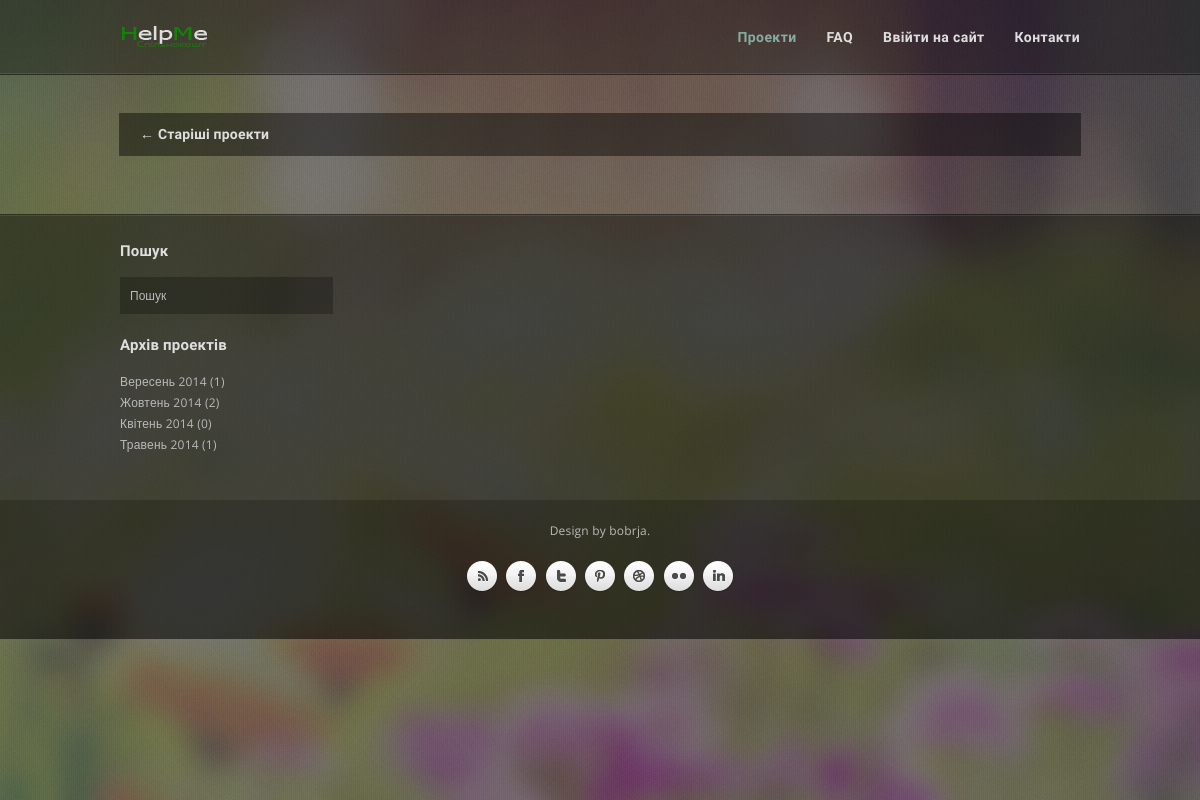
Page /helpme.if.ua/www/index.php on the earlier database version.
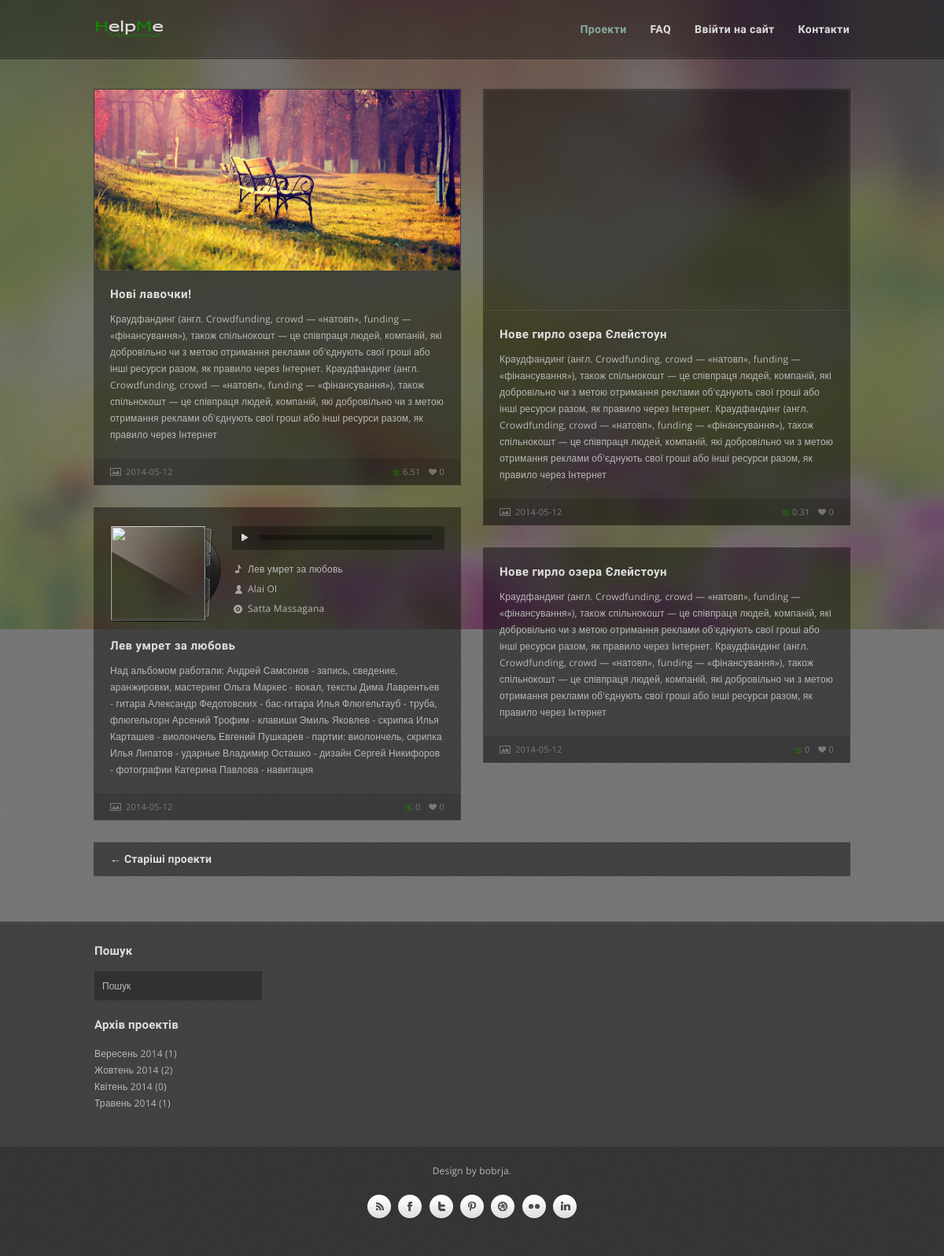
Same page on the later database version.
### tables this page shows
CREATE TABLE IF NOT EXISTS `projects` (
  `id` int(11) NOT NULL AUTO_INCREMENT,
  `name` varchar(250) NOT NULL,
  `shorttext` varchar(250) NOT NULL,
  `text` text NOT NULL,
  `money` double NOT NULL,
  `like` int(11) NOT NULL,
  `photo` text NOT NULL,
  `video` text NOT NULL,
  `audio` varchar(250) NOT NULL,
  `song` varchar(100) NOT NULL,
  `artist` varchar(100) NOT NULL,
  `album` varchar(100) NOT NULL,
  `date` date NOT NULL,
  `user_id` int(11) NOT NULL,
  PRIMARY KEY (`id`),
  KEY `user_id` (`user_id`),
  KEY `user_id_2` (`user_id`),
  KEY `user_id_3` (`user_id`)
);

### helpme.if.ua/www/php/print_projects.php (the view, shortened to what this page needs)
<?php
function print_projects()
{
    $sql = "SELECT * FROM projects";
    $result = mysql_query($sql);
    while ($row = mysql_fetch_array($result)) {
        if (!empty($row['photo']) && empty($row['video']) && empty($row['audio'])) {
            print "<div class='post format-image box'>";
            print "<div class='frame'><a href='post.php?id=".$row['id']."'>";
            print "<img src=" . $row['photo'] . " alt='' />";
            print "</a></div><h2 class='title'>";
            print "<a href='post.php?id=".$row['id']."'>" . $row['name'];
            print "</a></h2><p>" . $row['text'] . "</p>";
            print "<div class='details'>";
            print "<span class='icon-image'><a href='#'>" . $row['date'] . "</a></span>";
            print "<span class='likes'><a href='#' class='likeThis'>" . $row['like'] . "</a></span>";
            print "<span class='money'><a href='#' class='moneyThis'>" . $row['money'] . "</a></span>";
            print "</div></div>";
        } elseif (empty($row['photo']) && !empty($row['video']) && empty($row['audio'])) {
            print "<div class='post format-video box'>";
            print "<div class='video frame'>".$row['video']."</div><h2 class='title'>";
            print "<a href='post.php?id=".$row['id']."'>".$row['name'];
            print "</a></h2><p>" . $row['text'] . "</p>";
            print "<div class='details'>";
            print "<span class='icon-image'><a href='#'>" . $row['date'] . "</a></span>";
            print "<span class='likes'><a href='#' class='likeThis'>" . $row['like'] . "</a></span>";
            print "<span class='money'><a href='#' class='moneyThis'>" . $row['money'] . "</a></span>";
            print "</div></div>";
        } elseif (!empty($row['photo']) && empty($row['video']) && !empty($row['audio'])) {
            print "<div class='post format-audio box'>";
            print "<div class='audio-wrapper'><div class='vinyl'><dl><dt class='art'>";
            print "<img class='highlight' src='../style/images/vinyl.png' />";
            print "<img src=" . $row['photo'] . " alt='' /></dt>";
            print "<dd class='song'><div class='icon-song'></div>" . $row['song'] . "</dd>";
            print "<dd class='artist'><div class='icon-artist'></div>" . $row['artist'] . "</dd>";
            print "<dd class='album'><div class='icon-album'></div>" . $row['album'] . "</dd>";
            print "</dl></div><div class='clear'></div><div class='audio'>";
            print "<audio controls='' preload='none' src=" . $row['audio'] . "></audio></div></div>";
            print "<h2 class='title'>";
            print "<a href='post.php?id=".$row['id']."'>" . $row['name'];
            print "</a></h2><p>".$row['text']."</p><div class='details'>";
            print "<span class='icon-image'><a href='#'>" . $row['date'] . "</a></span>";
            print "<span class='likes'><a href='#' class='likeThis'>" . $row['like'] . "</a></span>";
            print "<span class='money'><a href='#' class='moneyThis'>" . $row['money'] . "</a></span>";
            print "</div></div>";
        } elseif (empty($row['photo']) && empty($row['video']) && empty($row['audio'])) {
            print "<div class='post format-standard box'>";
            print "<h2 class='title'>";
            print "<a href='post.php?id=".$row['id']."'>" . $row['name'];
            print "</a></h2><p>" . $row['text'] . "</p>";
            print "<div class='details'>";
            print "<span class='icon-image'><a href='#'>" . $row['date'] . "</a></span>";
            print "<span class='likes'><a href='#' class='likeThis'>" . $row['like'] . "</a></span>";
            print "<span class='money'><a href='#' class='moneyThis'>" . $row['money'] . "</a></span>";
            print "</div></div>";
        }
    }
}

### helpme.if.ua/www/index.php (shortened to what this page needs)
<?php
include ("php/print_head.php");
include("php/menu.php");
include("php/print_projects.php");
?>
<!DOCTYPE HTML>
<html lang="en-US">
<head>
    <?php
    print_head();
    ?>
</head>
<body>
<div class="scanlines"></div>
<div class="header-wrapper opacity">
    <div class="header">
        <div class="logo">
            <a href="index.php">
                <img src="style/images/logo.png" alt=""/>
            </a>
        </div>
        <?php
        menu();
        ?>
    </div>
</div>
<div class="wrapper">
    <div class="blog-wrap">
        <div class="blog-grid">
            <?php
            print_projects();
            ?>
        </div>
        <div id="navigation">
            <div class="nav-previous"><a href="#"><span class="meta-nav-prev">&larr; Старіші проекти</span></a></div>
        </div>
    </div>
</div>
<div class="footer-wrapper">
    <div id="footer" class="four">
        <div id="first" class="widget-area">
            <div class="widget widget_search">
                <h3 class="widget-title">Пошук</h3>
                <form class="searchform" method="get" action="#">
                    <input type="text" name="s" value="Пошук" onFocus="this.value=''" onBlur="this.value='Пошук'"/>
                </form>
            </div>
            <div class="widget widget_archive">
                <h3 class="widget-title">Архів проектів</h3>
                <ul>
                    <li><a href="#">Вересень 2014</a> (1)</li>
                    <li><a href="#">Жовтень 2014</a> (2)</li>
                    <li><a href="#">Квітень 2014</a> (0)</li>
                    <li><a href="#">Травень 2014</a> (1)</li>
                </ul>
            </div>
        </div>
    </div>
</div>
<div class="site-generator-wrapper">
    <center>
        <div class="site-generator">Design by <a href="http://bobrja.if.ua/">bobrja</a>.</div>
    </center>
    <ul class="social">
        <li><a class="rss" href="#"></a></li>
        <li><a class="facebook" href="#"></a></li>
        <li><a class="twitter" href="#"></a></li>
        <li><a class="pinterest" href="#"></a></li>
        <li><a class="dribbble" href="#"></a></li>
        <li><a class="flickr" href="#"></a></li>
        <li><a class="linkedin" href="#"></a></li>
    </ul>
</div>
</body>
</html>

### helpme.if.ua/www/php/print_head.php (shortened to what this page needs)
<?php
function print_head(){
    print <<<HERE
<meta charset="UTF-8">
<title>HelpMe</title>
<link rel="stylesheet" type="text/css" media="all" href="style.css" />
<link rel="stylesheet" type="text/css" href="style/css/media-queries.css" />
<link rel="stylesheet" type="text/css" href="style/js/player/mediaelementplayer.css" />
<link href='http://fonts.googleapis.com/css?family=Open+Sans:400,400italic,300italic,300,700,700italic|Open+Sans+Condensed:300,700' rel="stylesheet" type='text/css'>
<link type='text/css' href='style/css/basic.css' rel='stylesheet' media='screen' />
<!--[if lt IE 7]>
<link type='text/css' href='style/css/basic_ie.css' rel='stylesheet' media='screen' />
<![endif]-->
    <!--[if IE 8]>
<link rel="stylesheet" type="text/css" href="style/css/ie8.css" media="all" />
<![endif]-->
<!--[if IE 9]>
<link rel="stylesheet" type="text/css" href="style/css/ie9.css" media="all" />
<![endif]-->
<script type="text/javascript" src="style/js/jquery-1.7.2.min.js"></script>
<script type="text/javascript" src="style/js/ddsmoothmenu.js"></script>
<script type="text/javascript" src="style/js/retina.js"></script>
<script type="text/javascript" src="style/js/selectnav.js"></script>
<script type="text/javascript" src="style/js/jquery.masonry.min.js"></script>
<script type="text/javascript" src="style/js/jquery.fitvids.js"></script>
<script type="text/javascript" src="style/js/jquery.backstretch.min.js"></script>
<script type="text/javascript" src="style/js/mediaelement.min.js"></script>
<script type="text/javascript" src="style/js/mediaelementplayer.min.js"></script>
<script type="text/javascript" src="style/js/jquery.dcflickr.1.0.js"></script>
<script type="text/javascript" src="style/js/twitter.min.js"></script>
<script type="text/javascript">
	$.backstretch("style/images/bg/3.jpg");
</script>
HERE;
}

### helpme.if.ua/www/php/menu.php (shortened to what this page needs)
<?
function menu()
{
    $login = $_SESSION['login'];
    $password = $_SESSION['password'];
    if (empty($login) && empty($password)) {
        print <<<HERE
            <div id="menu-wrapper">
			<div id="menu" class="menu">
				<ul id="tiny">
					<li class="active"><a href="index.php">Проекти</a></li>
					<li><a href="#">FAQ</a>
						<ul>
							<li><a href="about.html">Про сервіс</a></li>
							<li><a href="page.html">Як це працює</a></li>
						</ul>
					</li>
					<li><a href="#">Ввійти на сайт</a>
						<ul>
							<li><a href="login.php">Вхід</a></li>
							<li><a href="registration.php">Реєстрація</a></li>
						</ul>
					</li>
					<li><a href="contacts.html">Контакти</a></li>
				</ul>
			</div>
		</div>
		<div class="clear"></div>
HERE;
    }
}

### helpme.if.ua/www/style/css/media-queries.css (style rules this page uses)
@media only screen and (min-device-width: 768px) and (max-device-width: 1024px) { .header, .wrapper, #footer, .site-generator { width: 960px; } }
@media only screen and (min-device-width: 768px) and (max-device-width: 1024px) { .audio-wrapper { width: 425px; } }
@media only screen and (min-device-width: 768px) and (max-device-width: 1024px) { .audio { width: 270px; } }

Differences in the rows shown:
added projects: photo (picture), name "Нові лавочки!", text "Краудфандинг (англ. Crowdfunding, crowd — «натовп», funding — «фінансування»), також спільнокошт — це співпраця людей, компаній, які добровільно чи з метою отримання реклами об'єднують свої гроші або інші ресурси разом, як правило через Інтернет. Краудфандинг (англ. Crowdfunding, crowd — «натовп», funding — «фінансування»), також спільнокошт — це співпраця людей, компаній, які добровільно чи з метою отримання реклами об'єднують свої гроші або інші ресурси разом, як правило через Інтернет", date "2014-05-12", like "0", money "6.51"
added projects: name "Нове гирло озера Єлейстоун", text "Краудфандинг (англ. Crowdfunding, crowd — «натовп», funding — «фінансування»), також спільнокошт — це співпраця людей, компаній, які добровільно чи з метою отримання реклами об'єднують свої гроші або інші ресурси разом, як правило через Інтернет. Краудфандинг (англ. Crowdfunding, crowd — «натовп», funding — «фінансування»), також спільнокошт — це співпраця людей, компаній, які добровільно чи з метою отримання реклами об'єднують свої гроші або інші ресурси разом, як правило через Інтернет", date "2014-05-12", like "0", money "0.31"
added projects: song "Лев умрет за любовь", artist "Alai Ol", album "Satta Massagana", name "Лев умрет за любовь", text "Над альбомом работали: Андрей Самсонов - запись, сведение, аранжировки, мастеринг Ольга Маркес - вокал, тексты Дима Лаврентьев - гитара Александр Федотовских - бас-гитара Илья Флюгельтауб - труба, флюгельгорн Арсений Трофим - клавиши Эмиль Яковлев - скрипка Илья Карташев - виолончель Евгений Пушкарев - партии: виолончель, скрипка Илья Липатов - ударные Владимир Осташко - дизайн Сергей Никифоров - фотографии Катерина Павлова - навигация", date "2014-05-12", like "0", money "0"
added projects: name "Нове гирло озера Єлейстоун", text "Краудфандинг (англ. Crowdfunding, crowd — «натовп», funding — «фінансування»), також спільнокошт — це співпраця людей, компаній, які добровільно чи з метою отримання реклами об'єднують свої гроші або інші ресурси разом, як правило через Інтернет. Краудфандинг (англ. Crowdfunding, crowd — «натовп», funding — «фінансування»), також спільнокошт — це співпраця людей, компаній, які добровільно чи з метою отримання реклами об'єднують свої гроші або інші ресурси разом, як правило через Інтернет", date "2014-05-12", like "0", money "0"
